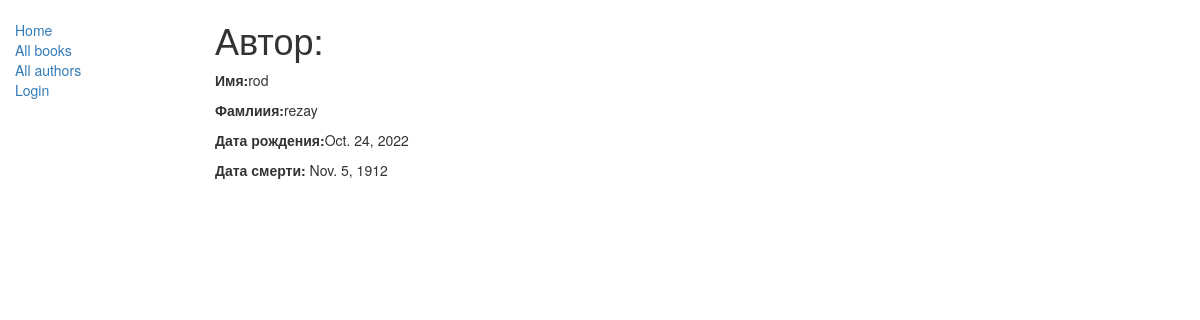
The app's page /catalog/author/1 with its own data.
### catalog/models.py (models this page shows, shortened)
class Author(models.Model):
    first_name = models.CharField(max_length=100)
    last_name = models.CharField(max_length=100)
    date_of_birth = models.DateField(null=True, blank=True)
    date_of_death = models.DateField('Died', null=True, blank=True)

### catalog/views.py (the view)
# urls.py: url(r'^author/(?P<pk>\d+)$', views.AuthorDetailView.as_view(), name='author-detail'),
class AuthorDetailView(generic.DetailView):
    model = Author

### catalog/templates/catalog/author_detail.html
{% extends "base_generic.html" %}
{% block content %}
<h1>Автор: {{  author.title  }}</h1>
<p><strong>Имя:</strong>{{ author.first_name }}</p>
<p><strong>Фамлиия:</strong>{{ author.last_name}}</p>
<p><strong>Дата рождения:</strong>{{ author.date_of_birth }}</p>
<p><strong>Дата смерти: </strong>{{ author.date_of_death }}</p>
{% endblock %}

### records on screen
Author: first_name "rod", last_name "rezay", date_of_birth "Oct. 24, 2022", date_of_death "Nov. 5, 1912"
